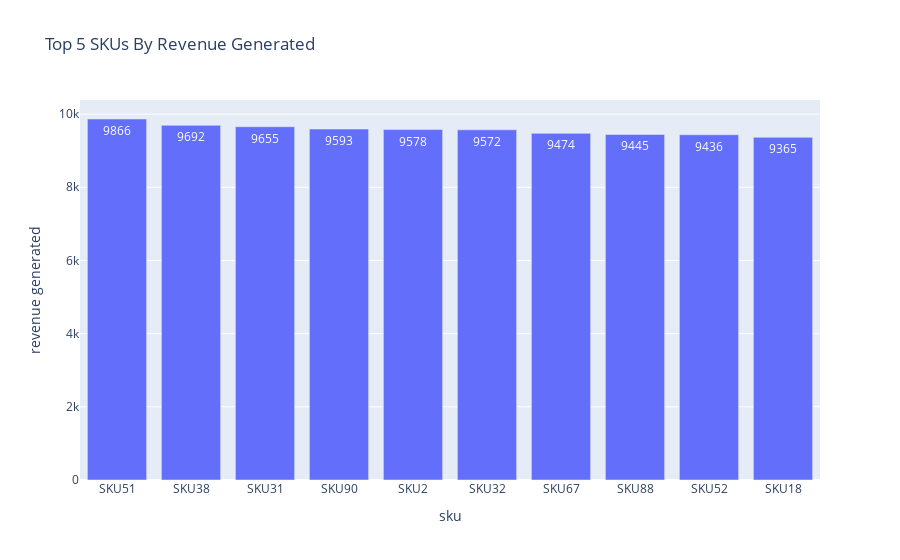

Source (notebook cell):
### Code cell
plot6 = df.groupby('sku')['revenue generated'].sum().reset_index()
plot6 = plot6.sort_values(by='revenue generated',ascending=False)
plot6 = plot6.head(10)
plot6 = px.bar(plot6,x='sku',y='revenue generated',text_auto='1.4',title='Top 5 SKUs By Revenue Generated')
plot6

### Figure 1 — Plotly figure (JSON) as saved in the notebook; plotly's stock layout.template omitted (floating-point values rounded to 4 significant figures)
{"data": [{"alignmentgroup": "True", "hovertemplate": "sku=%{x}<br>revenue generated=%{y}<extra></extra>", "legendgroup": "", "marker": {"color": "#636efa", "pattern": {"shape": ""}}, "name": "", "offsetgroup": "", "orientation": "v", "showlegend": false, "textposition": "auto", "texttemplate": "%{y:1.4}", "type": "bar", "x": ["SKU51", "SKU38", "SKU31", "SKU90", "SKU2", "SKU32", "SKU67", "SKU88", "SKU52", "SKU18"], "xaxis": "x", "y": [9866.0, 9692.0, 9655.0, 9593.0, 9578.0, 9572.0, 9474.0, 9445.0, 9436.0, 9365.0], "yaxis": "y"}], "layout": {"barmode": "relative", "legend": {"tracegroupgap": 0}, "title": {"text": "Top 5 SKUs By Revenue Generated"}, "xaxis": {"anchor": "y", "domain": [0, 1], "title": {"text": "sku"}}, "yaxis": {"anchor": "x", "domain": [0, 1], "title": {"text": "revenue generated"}}}}
